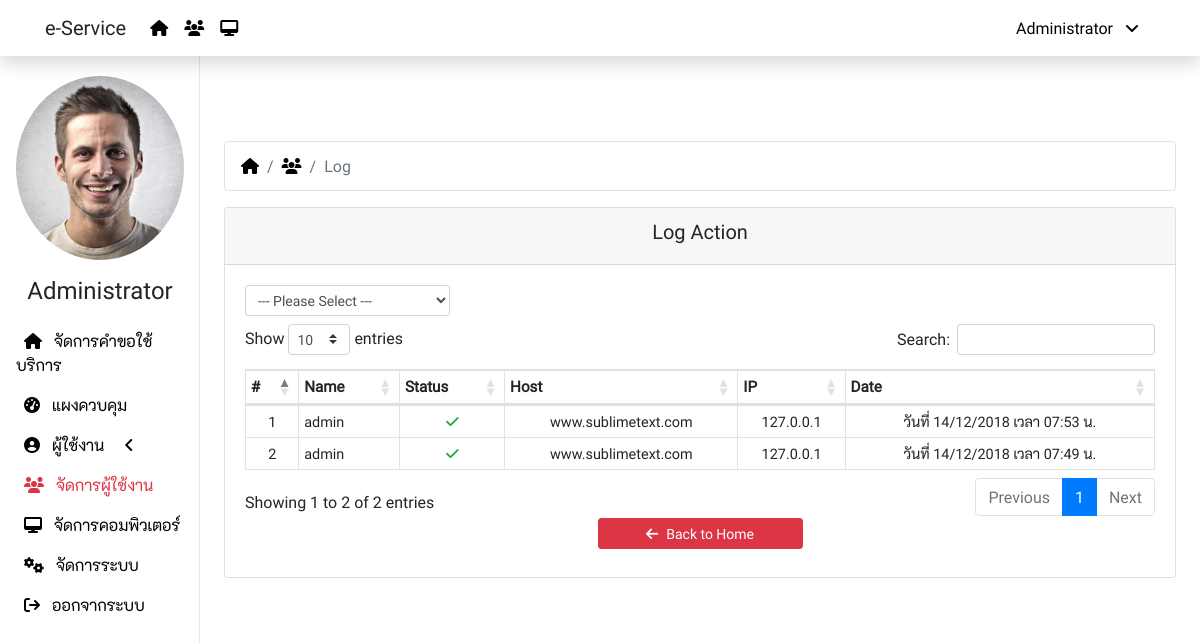
/log.php (signed in), run on the app's committed database.
### tables this page shows
CREATE TABLE `ex_system` (
  `system_id` int(11) NOT NULL,
  `company_name` varchar(200) NOT NULL,
  `email` varchar(50) NOT NULL,
  `mail_option` varchar(1) NOT NULL DEFAULT '0',
  `gmail_name` varchar(50) NOT NULL,
  `gmail_username` varchar(50) NOT NULL,
  `gmail_password` varchar(200) NOT NULL,
  `line_token` varchar(200) NOT NULL,
  `line_token_k1` varchar(200) NOT NULL,
  `line_token_k3` varchar(200) NOT NULL,
  `password_default` varchar(50) NOT NULL,
  `user_code` varchar(20) NOT NULL,
  `system_create` varchar(50) NOT NULL,
  `system_update` timestamp NOT NULL DEFAULT CURRENT_TIMESTAMP ON UPDATE CURRENT_TIMESTAMP
);

CREATE TABLE `ex_user` (
  `user_id` int(11) NOT NULL,
  `user_code` varchar(20) NOT NULL,
  `user_name` varchar(100) NOT NULL,
  `user_surname` varchar(100) NOT NULL,
  `user_picture` varchar(20) NOT NULL,
  `user_nickname` varchar(50) NOT NULL,
  `dep_id` int(11) NOT NULL,
  `bra_id` int(11) NOT NULL,
  `user_branch` varchar(20) NOT NULL,
  `user_email` varchar(100) NOT NULL,
  `user_telephone` varchar(50) NOT NULL,
  `user_mobile` varchar(50) NOT NULL,
  `user_line` varchar(50) NOT NULL,
  `user_level` int(11) NOT NULL DEFAULT '1',
  `user_approve` int(1) NOT NULL DEFAULT '0',
  `user_status` int(1) NOT NULL DEFAULT '1',
  `user_create` varchar(50) NOT NULL,
  `user_update` timestamp NOT NULL DEFAULT CURRENT_TIMESTAMP ON UPDATE CURRENT_TIMESTAMP
);

CREATE TABLE `ex_log` (
  `log_id` int(11) NOT NULL,
  `log_username` varchar(50) NOT NULL,
  `log_host` varchar(50) NOT NULL,
  `log_ip` varchar(50) NOT NULL,
  `log_status` int(11) NOT NULL,
  `log_create` timestamp NOT NULL DEFAULT CURRENT_TIMESTAMP ON UPDATE CURRENT_TIMESTAMP
);

### config/function.php (called while the page is built, shortened)
<?php
  function getCompany(){
    global $dbcon;
    $sql = "SELECT company_name FROM ex_system";
    $stmt = $dbcon->prepare($sql);
    $stmt->execute();
    $row = $stmt->fetch();
    $get = $row['company_name'];
    return $get;
  }
  function getUserPicture($code){
    global $dbcon;
    $data = [$code];
    $sql = "SELECT user_picture FROM ex_user WHERE user_code = ?";
    $stmt = $dbcon->prepare($sql);
    $stmt->execute($data);
    $row = $stmt->fetch();
    $get = $row['user_picture'];
    return $get;
  }
  function getUserNickname($code){
    global $dbcon;
    $data = [$code];
    $sql = "SELECT user_nickname FROM ex_user WHERE user_code = ?";
    $stmt = $dbcon->prepare($sql);
    $stmt->execute($data);
    $row = $stmt->fetch();
    $get = $row['user_nickname'];
    return $get;
  }
  function getUserLevel($code){
    global $dbcon;
    $data = [$code];
    $sql = "SELECT user_level FROM ex_user WHERE user_code = ?";
    $stmt = $dbcon->prepare($sql);
    $stmt->execute($data);
    $row = $stmt->fetch();
    $get = $row['user_level'];
    return $get;
  }
  function getFilterLog($status){
    global $dbcon;
    $filter_status = ($status ? "= {$status}" : 'IS NOT NULL');
    $sql = "SELECT *
      FROM ex_log
      WHERE log_status $filter_status
      ORDER BY log_id DESC";
    $stmt = $dbcon->prepare($sql);
    $stmt->execute();
    return $stmt;
  }
?>

### log.php (the view, shortened to what this page needs)
<?php
  include_once 'config/connection.php';
  include_once 'config/function.php';
?>
<!DOCTYPE html>
<html lang="en">
<head>
  <link rel="stylesheet" href="node_modules/bootstrap/dist/css/bootstrap.min.css">
  <link rel="stylesheet" href="node_modules/@fortawesome/fontawesome-pro/css/all.min.css">
  <link rel="stylesheet" href="node_modules/datatables.net-bs4/css/dataTables.bootstrap4.min.css">
  <link rel="stylesheet" href="public/css/custom.css">
</head>
<body>
  <?php include_once 'inc/navbar.php' ?>
  <div class="container-fluid">
    <div class="row">
      <?php include_once 'inc/sidemenu.php' ?>
      <main role="main" class="col-xl-10 col-md-9 ml-sm-auto px-4">
        <nav>
          <ol class="breadcrumb bg-white border">
            <li class="breadcrumb-item">
              <a href="request.php"><i class="fas fa-home"></i></a>
            </li>
            <li class="breadcrumb-item">
              <a href="users.php"><i class="fas fa-users"></i></a>
            </li>
            <li class="breadcrumb-item active">
              Log
            </li>
          </ol>
        </nav>
        <div class="row justify-content-center">
          <div class="col-12">
            <div class="card">
              <div class="card-header">
                <h5 class="text-center">Log Action</h5>
              </div>
              <div class="card-body">
                <div class="row">
                  <div class="col-xl-3 col-md-6 mb-2">
                    <select class="form-control form-control-sm"
                      onChange="location = this.options[this.selectedIndex].value;">
                      <option value="log.php?status="
                        <?php if(empty(@$_GET['dep'])) echo 'selected' ?>>--- Please Select ---</option>
                    </select>
                  </div>
                </div>
                <div class="row justify-content-center">
                  <div class="col-12">
                    <div class="table-responsive">
                      <table id="data" class="table table-bordered table-hover table-sm">
                        <thead>
                          <tr>
                            <th>#</th>
                            <th>Name</th>
                            <th>Status</th>
                            <th>Host</th>
                            <th>IP</th>
                            <th>Date</th>
                          </tr>
                        </thead>
                        <tbody>
                          <?php
                            @$getStatus = $_GET['status'];
                            $logs = getFilterLog($getStatus);
                            foreach($logs as $key => $row):
                              $log_date = date('d/m/Y', strtotime($row['log_create']));
                              $log_time = date('H:i', strtotime($row['log_create']));
                          ?>
                          <tr>
                            <td><?php echo $key+1 ?></td>
                            <td class="text-left"><?php echo $row['log_username'] ?></td>
                            <td>
                              <?php echo ($row['log_status'] == 1
                                ? '<i class="fas fa-check text-success"></i>'
                                : ($row['log_status'] == 2
                                ? '<i class="fas fa-times-circle text-danger"></i>'
                                : '<i class="fas fa-exchange-alt text-primary"></i>'))
                              ?>
                            </td>
                            <td><?php echo $row['log_host'] ?></td>
                            <td><?php echo $row['log_ip'] ?></td>
                            <td><?php echo 'วันที่ '.$log_date.' เวลา '.$log_time.' น.' ?></td>
                          </tr>
                          <?php
                            endforeach;
                          ?>
                        </tbody>
                      </table>
                    </div>
                  </div>
                  <div class="col-sm-3 pb-2">
                    <a class="btn btn-danger btn-sm btn-block" href="users.php">
                      <i class="fa fa-arrow-left pr-2"></i>Back to Home
                    </a>
                  </div>
                </div>
              </div>
            </div>
          </div>
        </div>
      </main>
    </div>
  </div>
</body>
</html>

### inc/navbar.php (shortened to what this page needs)
<?php
	$check_level = getUserLevel($_SESSION['user_code']);
?>
<nav class="navbar navbar-expand-lg bg-white fixed-top flex-md-nowrap shadow">
  <div class="container">
    <span class="navbar-brand"><?php echo getCompany() ?></span>
    <div class="collapse navbar-collapse" id="navbarMenu">
      <ul class="navbar-nav mr-auto">
        <li class="nav-item">
          <a class="nav-link" href="request.php">
            <i class="fas fa-home"></i>
          </a>
        </li>
		<?php if($check_level == 69 || $check_level == 99): ?>
		<li class="nav-item">
		  <a class="nav-link" href="users.php">
            <i class="fas fa-users"></i>
          </a>
        </li>
		<li class="nav-item">
		  <a class="nav-link" href="computers.php">
            <i class="fas fa-desktop"></i>
          </a>
        </li>
		<?php endif ?>
      </ul>
      <ul class="navbar-nav ml-auto">
        <li class="nav-item dropdown">
          <a class="nav-link" href="javascript:void(0)" data-toggle="dropdown">
            <?php echo getUserNickname($_SESSION['user_code']); ?>
            <i class="fa fa-angle-down px-2"></i>
          </a>
        </li>
      </ul>
    </div>
  </div>
</nav>

### inc/sidemenu.php (shortened to what this page needs)
<nav class="col-xl-2 col-md-3 d-none d-md-block sidebar">
  <div class="sidebar-sticky">
    <ul class="nav flex-column">
      <li class="nav-item">
        <img class="nav-link img-fluid picture-profile mx-auto d-block"
          src="public/images/users/<?php echo getUserPicture($_SESSION['user_code']) ?>" alt="">
      </li>
      <li class="nav-item">
        <h4 class="nav-link text-center">
          <?php echo getUserNickname($_SESSION['user_code']); ?>
        </h4>
      </li>
      <?php
        $request = strpos($_SERVER['PHP_SELF'], "request.php");
        $view = strpos($_SERVER['PHP_SELF'], "view.php");
        $manage = strpos($_SERVER['PHP_SELF'], "manage.php");
        $category = strpos($_SERVER['PHP_SELF'], "category.php");
        $service = strpos($_SERVER['PHP_SELF'], "service.php");
        $status = strpos($_SERVER['PHP_SELF'], "status.php");
        $dashboard = strpos($_SERVER['PHP_SELF'], "dashboard.php");
        $profile = strpos($_SERVER['PHP_SELF'], "profile.php");
        $chgpwd = strpos($_SERVER['PHP_SELF'], "change_pwd.php");
        $departments = strpos($_SERVER['PHP_SELF'], "departments.php");
        $log = strpos($_SERVER['PHP_SELF'], "log.php");
        $users = strpos($_SERVER['PHP_SELF'], "users.php");
        $computers = strpos($_SERVER['PHP_SELF'], "computers.php");
        $software = strpos($_SERVER['PHP_SELF'], "software.php");
        $system = strpos($_SERVER['PHP_SELF'], "system.php");
        $check_level = getUserLevel($_SESSION['user_code']);
      ?>
      <li class="nav-item <?php if($request || $category || $service || $status || $view || $manage) echo 'active' ?>">
        <a class="nav-link" href="request.php">
          <i class="fas fa-home px-2"></i>
          จัดการคำขอใช้บริการ
        </a>
      </li>
      <?php if($check_level == 69 || $check_level == 99): ?>
      <li class="nav-item <?php if($dashboard) echo 'active' ?>">
        <a class="nav-link" href="dashboard.php">
          <i class="fas fa-tachometer-alt px-2"></i>
          แผงควบคุม
        </a>
      </li>
      <?php endif ?>
      <li class="nav-item">
        <a class="nav-link" data-toggle="collapse" href="#sub_dashboard">
          <i class="fas fa-user-circle px-2"></i>
          ผู้ใช้งาน
          <i class="fas fa-angle-<?php echo ($profile || $chgpwd ? 'down' : 'left') ?> px-3"></i>
        </a>
      </li>
      <?php if($check_level == 69 || $check_level == 99): ?>
      <li class="nav-item <?php if($users || $departments || $log) echo 'active' ?>">
        <a class="nav-link" href="users.php">
          <i class="fas fa-users px-2"></i>
          จัดการผู้ใช้งาน
        </a>
      </li>
      <li class="nav-item <?php if($computers || $software) echo 'active' ?>">
        <a class="nav-link" href="computers.php">
          <i class="fas fa-desktop px-2"></i>
          จัดการคอมพิวเตอร์
        </a>
      </li>
      <?php
        endif;
        if($check_level == 99):
      ?>
      <li class="nav-item <?php if($system) echo 'active' ?>">
        <a class="nav-link" href="system.php">
          <i class="fas fa-cogs px-2"></i>
          จัดการระบบ
        </a>
      </li>
      <?php endif; ?>
      <li class="nav-item">
        <a class="nav-link" href="logout.php" onClick="return confirm('Are you sure?');">
          <i class="fas fa-sign-out px-2"></i>
          ออกจากระบบ
        </a>
      </li>
    </ul>
  </div>
</nav>

### public/css/custom.css (style rules this page uses)
body { font-family: 'robotoregular', 'k2dregular', Tahoma; }
td, tr { white-space: normal; text-align: center; vertical-align: middle !important; font-size: 0.95em; }
a { color: #000; }
.active , .active a { color: #DC3545; }
.sidebar { position: fixed; top: 0; bottom: 0; left: 0; z-index: 100; padding: 60px 0 0; box-shadow: inset -1px 0 0 rgba(0, 0, 0, .1); }
.sidebar-sticky { position: relative; top: 0; height: calc(100vh - 60px); padding-top: .5rem; overflow-x: hidden; overflow-y: auto; }
.picture-profile { width: 200px; height: 200px; border-radius: 50%; object-fit: cover; }
[role="main"] { padding-top: 80px; }

### data on the page
ex_system: company_name "e-Service"
ex_user: user_nickname "Administrator", user_picture (picture)
ex_log: log_username "admin", log_status 1 (drawn), log_host "www.sublimetext.com", log_ip "127.0.0.1", log_create "14/12/2018", log_create "07:53"
ex_log: log_username "admin", log_status 1 (drawn), log_host "www.sublimetext.com", log_ip "127.0.0.1", log_create "14/12/2018", log_create "07:49"
